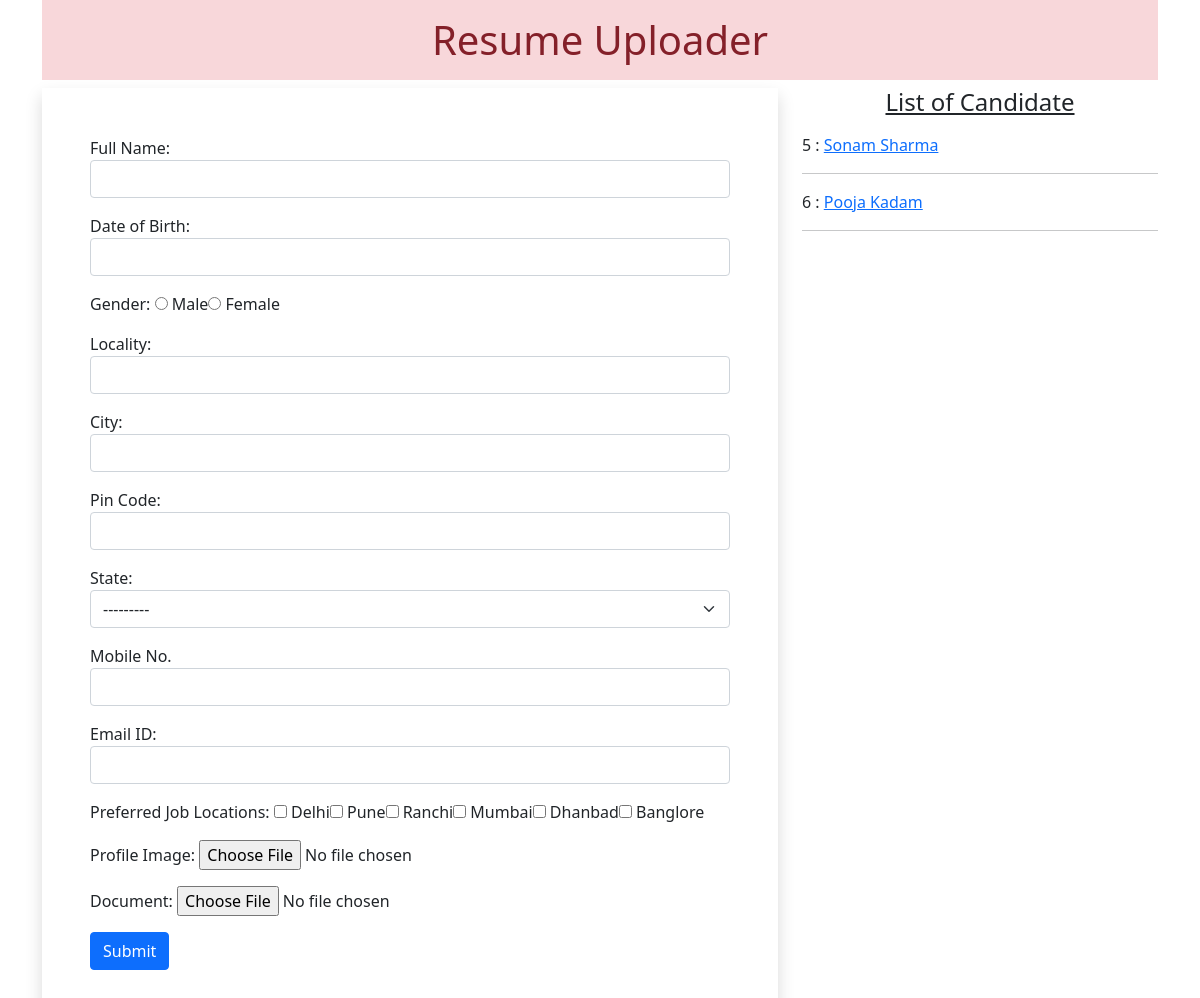
The page / on the database its author committed.
### app/models.py (models this page shows)
class Resume(models.Model):
    name = models.CharField(max_length=100)
    dob = models.DateField(auto_now=False, auto_now_add=False)
    gender = models.CharField(max_length=100)
    locality = models.CharField(max_length=100)
    city = models.CharField(max_length=100)
    pin = models.PositiveIntegerField()
    state = models.CharField(choices=STATE_CHOICE,max_length=50)
    mobile = models.PositiveIntegerField()
    email = models.EmailField(max_length=100)
    job_city = models.CharField(max_length=50)
    profile_image = models.ImageField(upload_to='profileimg',blank=True)
    my_file = models.FileField(upload_to='doc',blank=True)

### app/views.py (the view, shortened to what this page needs)
# urls.py: path('', views.HomeView.as_view(), name='home'),
class HomeView(View):
    def get(self, request):
        form = ResumeForm()
        candidates = Resume.objects.all()
        return render(request, 'home.html', { 'candidates':candidates, 'form':form})

### app/templates/home.html (shortened to what this page needs)
<!DOCTYPE html>
{% load static %}
<html lang="en">
<head>
 <link href="https://cdn.jsdelivr.net/npm/bootstrap@5.0.0-beta2/dist/css/bootstrap.min.css" rel="stylesheet">
 <link rel="stylesheet" href="//code.jquery.com/ui/1.12.1/themes/base/jquery-ui.css">
 <link rel="stylesheet" href="{% static 'myapp/css/style.css' %}">
</head>
<body>
<div class="container mb-5">
  <h1 class="alert-danger text-center p-3">Resume Uploader</h1>
  <div class="row">
   <div class="col-sm-8">
    <form action="" method="post" enctype="multipart/form-data" class="shadow p-5">
     {% for fm in form %}
       <div class="form-group mb-3">
       {{fm.label_tag}} {{fm}} <small class="text-danger">{{fm.errors|striptags}}</small>
       </div>
     {% endfor %}
     <input type="submit" value="Submit" class="btn btn-primary">
    </form>
   </div>
   <div class="col-sm-4">
    <h4 class="text-center mb-3"><u>List of Candidate</u></h4>
    {% for candidate in candidates %}
    {{candidate.id}} : <a href="{% url 'candidate' candidate.id %}">{{candidate.name}}</a>
     <hr>
    {% endfor %}
   </div>
  </div>
 </div>
</body>
</html>

### app/static/myapp/css/style.css (style rules this page uses)
#id_gender, #id_job_city { list-style-type: none; display: inline-flex; }

### rows shown on the page
Resume: id "5", name "Sonam Sharma"
Resume: id "6", name "Pooja Kadam"

### other values the page prints
{{ fm.label_tag }} "Full Name:" "Date of Birth:" "Gender:" "Locality:" "City:" "Pin Code:" "State:" "Mobile No." "Email ID:" "Preferred Job Locations:" "Profile Image:" "Document:"
